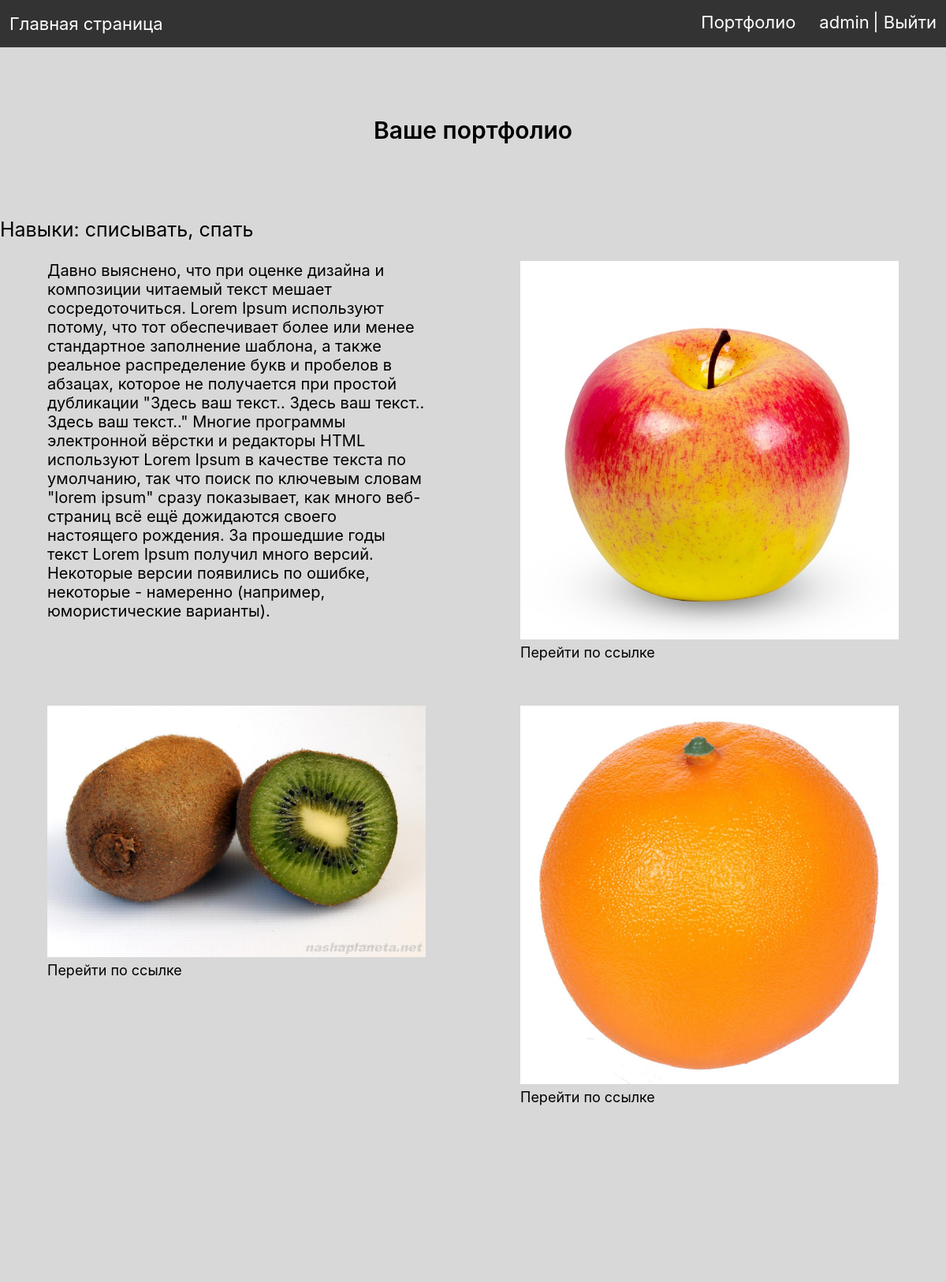
The app's page /profile/ (signed in, upper part), older data.
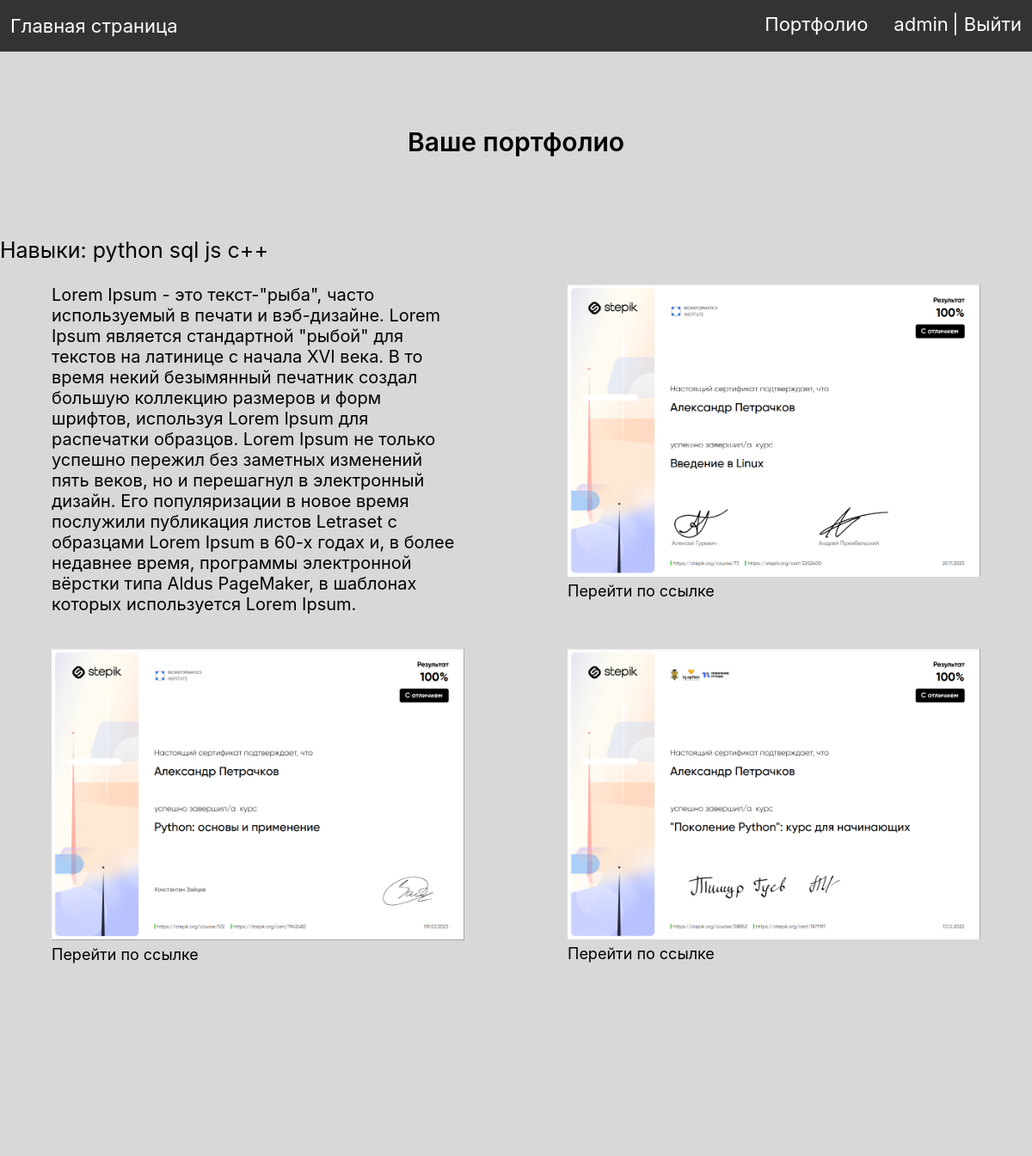
The same page, newer data.
### people/models.py (models this page shows, shortened)
class Portfolio(models.Model):
    user = models.OneToOneField(User, on_delete=models.CASCADE)
    slug = models.SlugField(max_length=255, unique=True, db_index=True, verbose_name="URL")
    creation_date = models.DateField(auto_now_add=True)
    update_date = models.DateField(auto_now=True)
    description = models.TextField(max_length=765)
    skills = models.CharField(max_length=255)
    photo_1 = models.ImageField(upload_to='portfolio/%Y/%m/%d/', blank=True, null=True)
    link_1 = models.URLField(blank=True)
    photo_2 = models.ImageField(upload_to='portfolio/%Y/%m/%d/', blank=True, null=True)
    link_2 = models.URLField(blank=True)
    photo_3 = models.ImageField(upload_to='portfolio/%Y/%m/%d/', blank=True, null=True)
    link_3 = models.URLField(blank=True)
    photo_4 = models.ImageField(upload_to='portfolio/%Y/%m/%d/', blank=True, null=True)
    link_4 = models.URLField(blank=True)
    photo_5 = models.ImageField(upload_to='portfolio/%Y/%m/%d/', blank=True, null=True)
    link_5 = models.URLField(blank=True)
    photo_6 = models.ImageField(upload_to='portfolio/%Y/%m/%d/', blank=True, null=True)
    link_6 = models.URLField(blank=True)
    photo_7 = models.ImageField(upload_to='portfolio/%Y/%m/%d/', blank=True, null=True)
    link_7 = models.URLField(blank=True)
    photo_8 = models.ImageField(upload_to='portfolio/%Y/%m/%d/', blank=True, null=True)
    link_8 = models.URLField(blank=True)
    class Meta:
        verbose_name = 'Портфолио'
        verbose_name_plural = 'Портфолио'
        ordering = ['-creation_date', 'user']

### people/views.py (the view)
# urls.py: path('profile/', profile, name='profile'),
def profile(request):
    if request.user.is_authenticated:
        try:
            post = get_object_or_404(Portfolio, user=request.user)
        except Http404:
            return redirect('add_portfolio')
        data = {
            'post': post,
            'menu': menu,
            'title': "Ваше портфолио",
        }
        return render(request, 'people/profile.html', context=data)
    else:
        return redirect('login')

### people/templates/people/profile.html (shortened to what this page needs)
{% extends 'people/base.html' %}
{% block content_css %}
{% load static %}
<link rel="stylesheet" type="text/css" href=" {% static 'people/css/portfolio_slug.css' %}">
{% endblock %}
{% block content %}
<div class="portfolio-container">
    <h1>{{title}}</h1>
    <div class="content">
        {% if post.skills %}
            <p class="skills">Навыки: {{post.skills}} </p>
        {% endif %}
        {% if post.description %}
            <p class="description">{{post.description}}</p>
        {% endif %}
        <div class="card">
            {% if post.photo_1 %}
                <img class="img-article" src="{{post.photo_1.url}}">
            {% endif %}
            {% if post.link_1 %}
                <a class="look" href="{{ post.link_1 }}">Перейти по ссылке</a>
            {% endif %}
        </div>
        <div class="card">
            {% if post.photo_2 %}
                <img class="img-article" src="{{post.photo_2.url}}">
            {% endif %}
            {% if post.link_2 %}
                <a class="look" href="{{ post.link_2 }}">Перейти по ссылке</a>
            {% endif %}
        </div>
        <div class="card">
            {% if post.photo_3 %}
                <img class="img-article" src="{{post.photo_3.url}}">
            {% endif %}
            {% if post.link_3 %}
                <a class="look" href="{{ post.link_3 }}">Перейти по ссылке</a>
            {% endif %}
        </div>
    </div>
</div>
{% endblock %}

Row changes from the older to the newer data that the page shows:
removed Portfolio: skills "списывать, спать", description "Давно выяснено, что при оценке дизайна и композиции читаемый текст мешает сосредоточиться. Lorem Ipsum используют потому, что тот обеспечивает более или менее стандартное заполнение шаблона, а также реальное распределение букв и пробелов в абзацах, которое не получается при простой дубликации \"Здесь ваш текст.. Здесь ваш текст.. Здесь ваш текст..\" Многие программы электронной вёрстки и редакторы HTML используют Lorem Ipsum в качестве текста по умолчанию, так что поиск по ключевым словам \"lorem ipsum\" сразу показывает, как много веб-страниц всё ещё дожидаются своего настоящего рождения. За прошедшие годы текст Lorem Ipsum получил много версий. Некоторые версии появились по ошибке, некоторые…", photo_1 (picture), photo_2 (picture), photo_3 (picture)
added Portfolio: skills "python sql js c++", description "Lorem Ipsum - это текст-\"рыба\", часто используемый в печати и вэб-дизайне. Lorem Ipsum является стандартной \"рыбой\" для текстов на латинице с начала XVI века. В то время некий безымянный печатник создал большую коллекцию размеров и форм шрифтов, используя Lorem Ipsum для распечатки образцов. Lorem Ipsum не только успешно пережил без заметных изменений пять веков, но и перешагнул в электронный дизайн. Его популяризации в новое время послужили публикация листов Letraset с образцами Lorem Ipsum в 60-х годах и, в более недавнее время, программы электронной вёрстки типа Aldus PageMaker, в шаблонах которых используется Lorem Ipsum.", photo_1 (picture), photo_2 (picture), photo_3 (picture)
